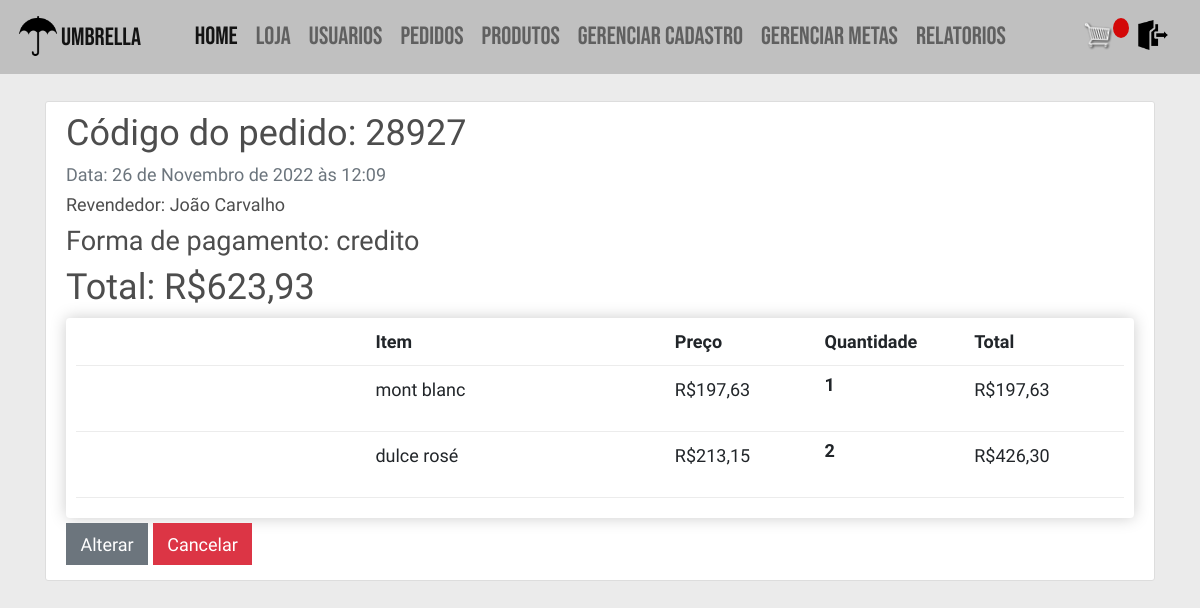
Page /detalhe_pedido/11/ (signed in) on the earlier database version.
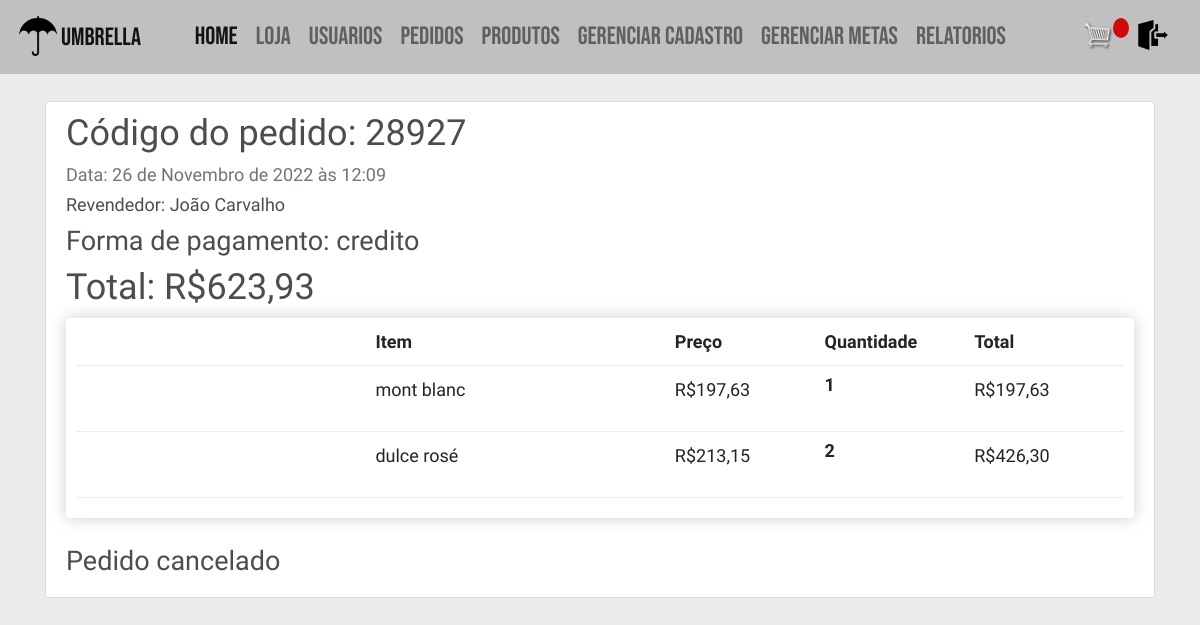
Same page on the later database version.
### vendas/views.py (the view)
# urls.py: path('detalhe_pedido/<int:pk>/', views.detalhePedido, name='detalhe_pedido'),
@login_required
def detalhePedido(request, pk):
    pedido = Pedido.objects.get(id=pk)
    itens = pedido.itempedido_set.all()
    return render(request, "vendas/detalhe_pedido.html", {'pedido': pedido, 'itens': itens})

### users/models.py (called while the page is built)
    def __str__(self):
        return self.email

### vendas/models.py (called while the page is built)
    def __str__(self):
        return self.nome

    @property
    def get_carrinho_total(self):
        itenspedido = self.itempedido_set.filter()
        total = sum([item.get_total for item in itenspedido])
        return total

    @property
    def get_total(self):
        total = self.produto.preco * self.quantidade
        return total

### vendas/templates/vendas/detalhe_pedido.html (shortened to what this page needs)
{% extends "vendas/base.html" %}
{% block content %}
<article class="media content-section">
  <div class="media-body">
    <div class="article-metadata">
      <h2>Código do pedido: {{ pedido.cod_pedido }}</h2>
      <h6 class="text-muted">Data: {{ pedido.data}}</h6>
      {% if pedido.revendedor %}
      <h6>Revendedor: {{ pedido.revendedor }}</h6>
      {% elif pedido.loja %}
      <h6>Loja: {{ pedido.loja }}</h6>
      {% endif %}
      <h4>Forma de pagamento: {{pedido.metodo_de_pagamento}}</h4>
      <h2>Total: R${{ pedido.get_carrinho_total|floatformat:2 }}</h2>
      <div class="box-element">
        <div class="carrinho-row">
          <div style="flex:2"></div>
          <div style="flex:2"><strong>Item</strong></div>
          <div style="flex:1"><strong>Preço</strong></div>
          <div style="flex:1"><strong>Quantidade</strong></div>
          <div style="flex:1"><strong>Total</strong></div>
        </div>
        {% for item in itens %}
        <div class="carrinho-row">
          <div style="flex:2"><img class="row-image"
              src="{{item.produto.ima}}"></div>
          <div style="flex:2"><p>{{item.produto.nome}}</p></div>
          <div style="flex:1"><p>R${{item.produto.preco|floatformat:2}}</p></div>
          <div style="flex:1">
            <p class="quantity">{{item.quantidade}}</p>
          </div>
          <div style="flex:1"><p>R${{item.get_total|floatformat:2}}</p></div>
        </div>
        {% endfor %}
      </div>
      {% if pedido.revendedor.user == request.user or pedido.loja.user == request.user %}
        <div>
          {% if  pedido.status == 'cancelado' %}
            <br>
            <h4>Pedido cancelado</h4>
          {% elif  pedido.status == 'finalizado' %}
            <br>
            <h4>Pedido finalizado</h4>
          {% elif pedido.status != 'enviado' %}
            <a class="btn btn-secondary btn-me mt-1 mb-1" href="{% url 'atualizar_pedido' pedido.id %}">Alterar</a>
            <a class="btn btn-danger btn-me mt-1 mb-1" href="{% url 'deletar_pedido' pedido.id %}">Cancelar</a>
          {% endif %}
          {% if pedido.status == 'enviado' %}
            <a class="btn btn-success btn-me mt-1 mb-1" href="{% url 'confirmar_pedido' pedido.id %}">Confirmar recebimento</a>
          {% endif %}
        </div>
      {% elif request.user.tipo == 'franquia' %}
        {% if  pedido.status == 'cancelado' %}
              <br>
              <h4>Pedido cancelado</h4>
        {% elif pedido.status == 'finalizado' %}
              <br>
              <h4>Pedido finalizado</h4>
        {% else  %}
          <div>
            <a class="btn btn-secondary btn-me mt-1 mb-1" href="{% url 'atualizar_pedido' pedido.id %}">Alterar</a>
            <a class="btn btn-danger btn-me mt-1 mb-1" href="{% url 'deletar_pedido' pedido.id %}">Cancelar</a>
          </div>
          {% endif %}
      {% endif %}
    </div>
  </div>
</article>
{% endblock content %}

Differences in the rows shown:
changed Pedido "credito": status "aprovacao_pendente" → "cancelado" (drawn)
Other differences:
text no longer shown: "Alterar Cancelar"
text now shown: "Pedido cancelado"
